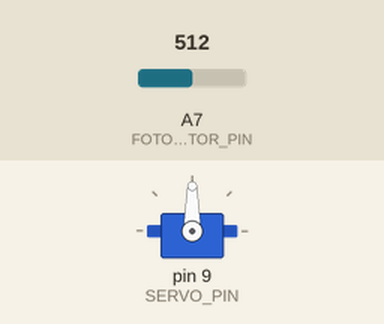
This program was run on a simulated Arduino Nano, built with avr-gcc and run on an emulated ATmega328P. Shown: servo. The test bench sets the inputs (shaded band); at power-on: A7 (FOTORESISTOR_PIN) = 512. What the program prints to the serial monitor is not drawn.

Above: at 0.1 s.
At 2.3 s:
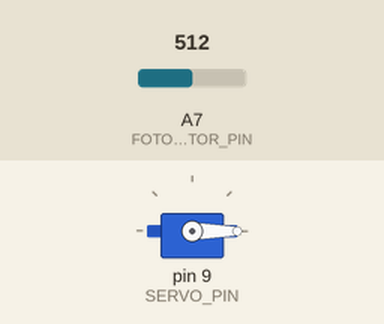
2.4 s: A7 (FOTORESISTOR_PIN) set to 490
Timing chart, 0 to 5.4 s (numbered marks = the images above; inputs shaded):
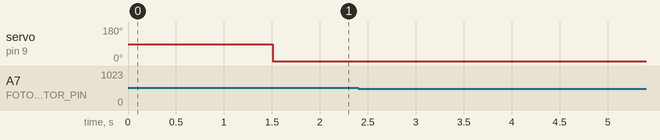

Measured:
- after the input at 2.4 s, every drawn part: stays the same

The program:

main.cpp
```cpp
#include <Arduino.h>

// пин для подключения фоторезистора
#define FOTORESISTOR_PIN A7

// уровень для срабатывания сбросника (минимум - 0, максимум - 1024)
#define TRIGGER_LEVEL 500

// пин для подключения сервопривода
#define SERVO_PIN 9

// задержка после сброса (указывать в миллисекундах)
#define SERVO_DELAY 1500

// угол сервопривода в исходном положении
#define START_SERVO_POSITION 0

// угол сервопривода при срабатывании сбросника
#define END_SERVO_POSITION 90

// связь с компьютером, передача информации: о срабатывании сервопривода, значение с фоторезистора
// 1 - включено, 0 - выключено
#define LOGGING 1

#include <Servo.h>
Servo servo;

void setup()
{
#if (LOGGING == 1)
  Serial.begin(9600);
#endif

  servo.attach(SERVO_PIN);
  servo.write(START_SERVO_POSITION);
}

bool ready = true;
int fotoresistor_value;
void loop()
{
  fotoresistor_value = analogRead(FOTORESISTOR_PIN);

  if ((fotoresistor_value > TRIGGER_LEVEL) && ready)
  {
#if (LOGGING == 1)
    Serial.print("Сервопривод сработал. Уровень света: ");
    Serial.println(fotoresistor_value);
#endif

    servo.write(END_SERVO_POSITION);
    delay(SERVO_DELAY);
    servo.write(START_SERVO_POSITION);
    ready = false;
  }
  else if ((fotoresistor_value < TRIGGER_LEVEL) && !ready)
  {
#if (LOGGING == 1)
    Serial.print("Уровень света: ");
    Serial.print(fotoresistor_value);
    Serial.println(". Сервопривод готов к работе");
#endif
    ready = true;
  }
}
```
